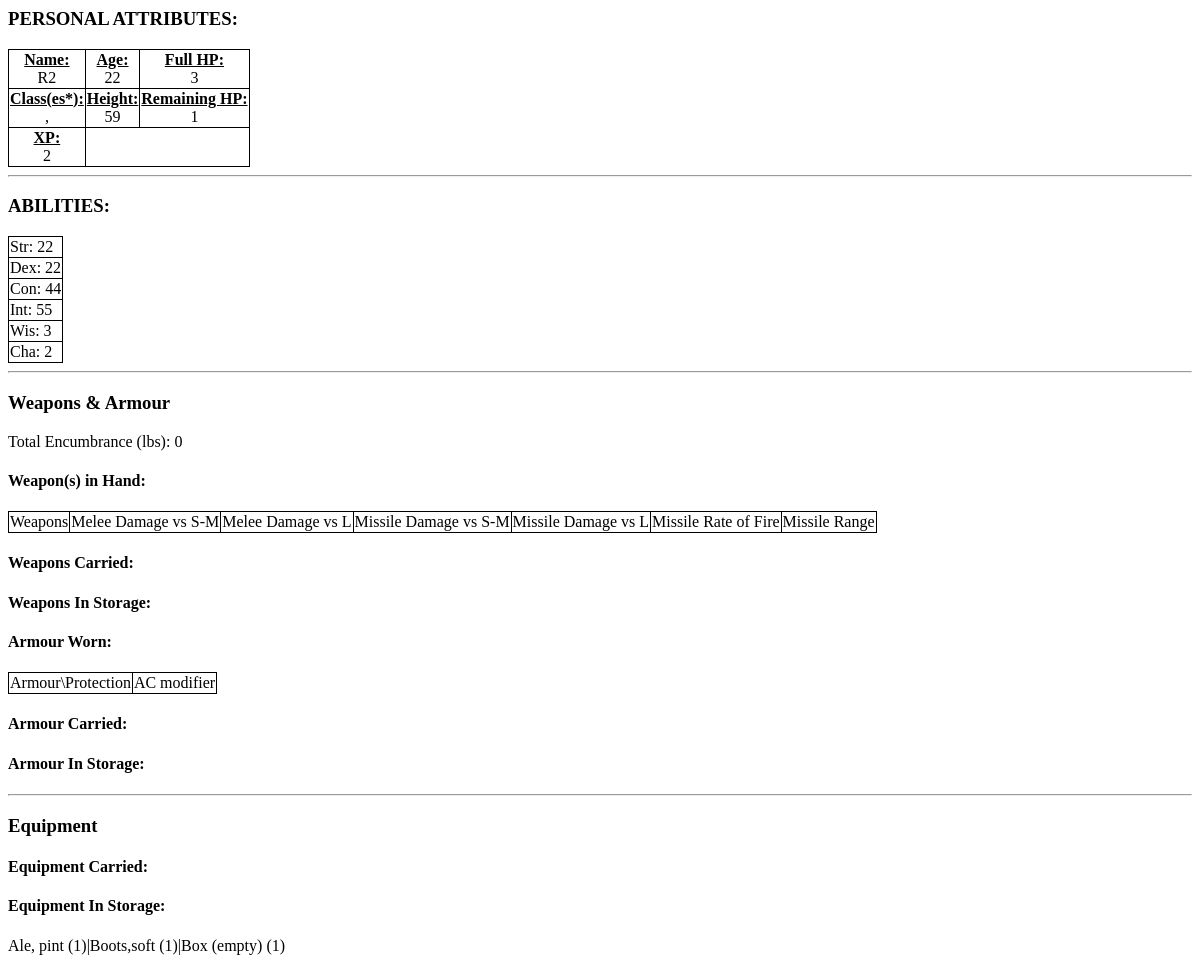
The app's page /osric_character_tools/charactersheet.php?CharacterId=46, older data.
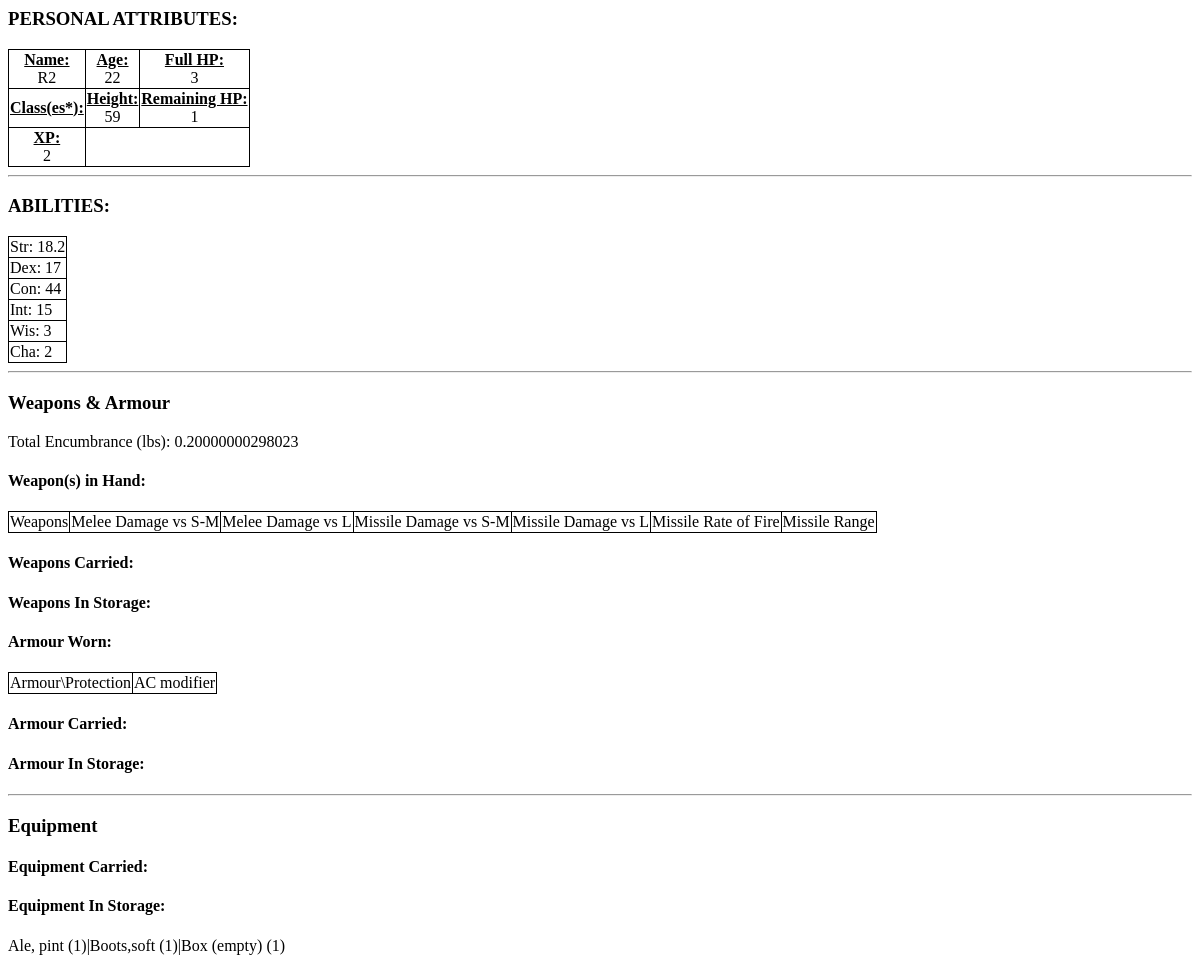
The same page, newer data.
### tables this page shows
CREATE TABLE IF NOT EXISTS `characters` (
  `CharacterName` varchar(255) NOT NULL,
  `CharacterGender` int(11) NOT NULL,
  `CharacterAge` float NOT NULL,
  `CharacterHeight` float NOT NULL,
  `CharacterWeight` float NOT NULL,
  `CharacterId` bigint(20) unsigned NOT NULL AUTO_INCREMENT,
  `CharacterAlignment` int(11) NOT NULL,
  `RaceId` bigint(20) NOT NULL,
  PRIMARY KEY (`CharacterId`)
);

CREATE TABLE IF NOT EXISTS `character_status` (
  `CharacterId` bigint(20) NOT NULL,
  `CharacterStatusArmourClass` int(11) NOT NULL,
  `CharacterStatusExperiencePoints` int(11) NOT NULL,
  `CharacterStatusFullHitPoints` int(11) NOT NULL,
  `CharacterStatusRemainingHitPoints` int(11) NOT NULL
);

CREATE TABLE IF NOT EXISTS `character_abilities` (
  `CharacterId` bigint(20) NOT NULL,
  `AbilityId` bigint(20) NOT NULL,
  `Value` float NOT NULL
);

CREATE TABLE IF NOT EXISTS `abilities` (
  `AbilityId` bigint(20) NOT NULL AUTO_INCREMENT,
  `AbilityLongName` varchar(32) NOT NULL,
  `AbilityShortName` varchar(8) NOT NULL,
  PRIMARY KEY (`AbilityId`)
);

CREATE TABLE IF NOT EXISTS `character_items` (
  `CharacterItemId` bigint(20) NOT NULL AUTO_INCREMENT,
  `CharacterId` bigint(20) NOT NULL,
  `ItemId` bigint(20) NOT NULL,
  `Quantity` int(11) NOT NULL,
  `ItemStatusId` int(11) NOT NULL DEFAULT '1',
  PRIMARY KEY (`CharacterItemId`)
);

CREATE TABLE IF NOT EXISTS `items` (
  `ItemName` varchar(64) DEFAULT NULL,
  `ItemEncumbrance` float NOT NULL,
  `ItemCost` float NOT NULL,
  `ItemId` bigint(20) unsigned NOT NULL AUTO_INCREMENT,
  UNIQUE KEY `ItemId` (`ItemId`)
);

### osric_character_tools/inc/OsricDb.php (called while the page is built, shortened)
<?php
class OsricDb
{
	protected $cxn;
	public function doInit($aHost,$aUser,$aPasswd)
	{
		$aDbname = "osric_db";
		$this->cxn = mysqli_connect($aHost,$aUser,$aPasswd,$aDbname) or die("Couldn't connect to server");
	}
	public function getCharacter($characterId)
	{
		if($characterId == -1)
		{
			$row['CharacterName'] = "Dummy";
			$row['CharacterGender'] = "1";
			$row['CharacterAge'] = "42";
			$row['CharacterHeight'] = "65";
		}
		else
		{
			$query = sprintf("SELECT * FROM characters WHERE CharacterId='%s'",$characterId);
			$result = mysqli_query($this->cxn,$query) or die("Couldn't execute query.");
			$row = mysqli_fetch_assoc($result);
		}
		return $row;
	}
	public function getCharacterClasses($characterId)
	{
		$query = sprintf("SELECT * FROM character_classes cc INNER JOIN classes c ON cc.ClassId = c.ClassId WHERE CharacterId='%s'",$characterId);
		$result = mysqli_query($this->cxn,$query) or die("Couldn't execute query: ".$query);
		for($classIds = array();$row = mysqli_fetch_assoc($result);$classIds[]=$row['ClassId']);
		return $classIds;
	}
	public function getCharacterAbilities($characterId)
	{
		$query = sprintf("SELECT * FROM character_abilities ca INNER JOIN abilities a on ca.AbilityId = a.AbilityId WHERE ca.CharacterId = '%s'",$characterId);
		$result = mysqli_query($this->cxn,$query) or die("Couldn't execute query: ".$query);
		for($result_set = array();$row = mysqli_fetch_assoc($result);$result_set[]=$row);
		return $result_set;
	}
	public function getCharacterStatus($characterId)
	{
		$query = sprintf("SELECT * FROM `character_status` WHERE CharacterId='%s'",$characterId);
		$result = mysqli_query($this->cxn,$query) or die("Couldn't execute query:".$query);
		$row = mysqli_fetch_assoc($result);
		return $row;
	}
	public function getTotalEncumbranceOnPerson($characterId)
	{
    $totalEncumbranceItemsCarried = osricdb_getTotalEncumbranceItemsCarried($this->cxn,$characterId);
    $totalEncumbranceCoinsCarried = osricdb_getTotalEncumbranceCoinsCarried($this->cxn,$characterId);
    $totalEncumbranceWeaponsOnPerson = osricdb_getTotalEncumbranceWeaponsOnPerson($this->cxn,$characterId);
    $totalEncumbranceArmourOnPerson = osricdb_getTotalEncumbranceArmourOnPerson($this->cxn,$characterId);
    $totalEncumbranceOnPerson = $totalEncumbranceItemsCarried + $totalEncumbranceCoinsCarried + $totalEncumbranceWeaponsOnPerson + $totalEncumbranceArmourOnPerson;
    return $totalEncumbranceOnPerson;
	}
	public function getCharacterItemsInStorage($characterId)
	{
		return $this->getCharacterItemsByStatus($characterId,"1");
	}
	private function getCharacterItemsByStatus($characterId,$itemStatusId)
	{
		$query = sprintf("SELECT * FROM character_items ci INNER JOIN items i ON ci.ItemId = i.ItemId WHERE ci.CharacterId = $characterId AND ci.ItemStatusId = '%s'",$itemStatusId);
		$result = mysqli_query($this->cxn,$query) or die("Couldn't execute query: ".$query);
		for($result_set = array();$row = mysqli_fetch_assoc($result);$result_set[]=$row);
		return $result_set;
	}
}
?>

### osric_character_tools/inc/characterInventory.inc (called while the page is built, shortened)
<?php
function osricdb_getTotalEncumbranceCoinsCarried($cxn, $characterId)
{
    $query = "SELECT SUM(e.TotalCoinEncumbrance) AS TotalEncumbrance FROM (SELECT (c.CoinEncumbranceInLbs * cc.Quantity) AS TotalCoinEncumbrance FROM character_coins cc INNER JOIN coins c ON cc.CoinId = c.CoinId WHERE cc.CharacterId = '{$characterId}' AND cc.ItemStatusId = '2') AS e";
    $result = mysqli_query($cxn,$query) or die("Couldn't execute query: ".$query);
    $row = mysqli_fetch_assoc($result);
    return $row['TotalEncumbrance'];
}
function osricdb_getTotalEncumbranceItemsCarried($cxn, $characterId)
{
	$query = "SELECT SUM(e.TotalItemEncumbrance) AS TotalEncumbrance FROM (SELECT (i.ItemEncumbrance * ci.Quantity) AS TotalItemEncumbrance FROM character_items ci INNER JOIN items i ON ci.ItemId = i.ItemId WHERE ci.CharacterId = '{$characterId}' AND ci.ItemStatusId = '2') AS e";
	$result = mysqli_query($cxn,$query) or die("Couldn't execute query: ".$query);
	$row = mysqli_fetch_assoc($result);
	return $row['TotalEncumbrance'];
}
function osricdb_getTotalEncumbranceWeaponsOnPerson($cxn, $characterId)
{
    $query = "SELECT SUM(e.TotalWeaponEncumbrance) AS TotalEncumbrance FROM (SELECT (w.WeaponEncumbranceInLbs * cw.Quantity) AS TotalWeaponEncumbrance FROM character_weapons cw INNER JOIN weapons w ON cw.WeaponId = w.WeaponId WHERE cw.CharacterId = '{$characterId}' AND (cw.EquipmentStatusId = '2' OR cw.EquipmentStatusId = '3')) AS e";
	$result = mysqli_query($cxn,$query) or die("Couldn't execute query: ".$query);
	$row = mysqli_fetch_assoc($result);
	return $row['TotalEncumbrance'];
}
function osricdb_getTotalEncumbranceArmourOnPerson($cxn, $characterId)
{
    $query = "SELECT SUM(e.TotalArmourEncumbrance) AS TotalEncumbrance FROM (SELECT (a.ArmourEncumbrance * ca.Quantity) AS TotalArmourEncumbrance FROM character_armour ca INNER JOIN armour a ON ca.ArmourId = a.ArmourId WHERE ca.CharacterId = '{$characterId}' AND (ca.EquipmentStatusId = '2' OR ca.EquipmentStatusId = '3')) AS e";
	$result = mysqli_query($cxn,$query) or die("Couldn't execute query: ".$query);
	$row = mysqli_fetch_assoc($result);
	return $row['TotalEncumbrance'];
}
?>

### osric_character_tools/charactersheet.php (the view, shortened to what this page needs)
<?php
$characterId = $_GET['CharacterId'];
include_once("./inc/characterInventory.inc");
require_once("./inc/OsricDb.php");
$myOsricDb = new OsricDb();
$myOsricDb->doInit($host,$user,$passwd);
$character = $myOsricDb->getCharacter($characterId);
$totalEncumbranceOnPerson = $myOsricDb->getTotalEncumbranceOnPerson($characterId);
$characterStatus = $myOsricDb->getCharacterStatus($characterId);
?>
<html>
<head>
<link rel="stylesheet" type="text/css" href="./css/class.css" />
</head>
<body>
<?php
echo "<h3 class='cs_section_title'>PERSONAL ATTRIBUTES:</h3>\n";
echo "<table id='CharacterAttributes'>\n";
echo "<tr><td><div class='clsCellLabel'>Name:</div><div class='clsCellValue'>{$character['CharacterName']}</div></td><td><div class='clsCellLabel'>Age:</div><div class='clsCellValue'>{$character['CharacterAge']}</div></td><td><div class='clsCellLabel'>Full HP:</div><div class='clsCellValue'>{$characterStatus['CharacterStatusFullHitPoints']}</div></td></tr>\n";
echo "<tr><td><div class='clsCellLabel'>Class(es*):</div><div class='clsCellValue'>";
$characterClasses = $myOsricDb->getCharacterClasses($characterId);
$num_rows = count($characterClasses);
for($i=0;$i<$num_rows;$i++)
{
    if($i > 0)
    {
        echo ",";
    }
}
echo "</div>";
echo "</td><td><div class='clsCellLabel'>Height:</div><div class='clsCellValue'>{$character['CharacterHeight']}</div></td><td><div class='clsCellLabel'>Remaining HP:</div><div class='clsCellValue'>{$characterStatus['CharacterStatusRemainingHitPoints']}</div></td></tr>\n";
echo "<tr><td><div class='clsCellLabel'>XP:</div><div class='clsCellValue'>{$characterStatus['CharacterStatusExperiencePoints']}</div></td></tr>";
echo "</table>\n";
echo "<hr/>\n";
$character_abilities = $myOsricDb->getCharacterAbilities($characterId);
echo "<h3 class='cs_section_title'>ABILITIES:</h3>\n";
$num_abilities = count($character_abilities);
echo "<table id='CharacterAbilities'>\n";
for($i=0;$i<$num_abilities;$i++)
{
    echo "<tr><td>{$character_abilities[$i]['AbilityShortName']}: {$character_abilities[$i]['Value']}</td></tr>\n";
}
echo "</table>\n";
echo "<hr/>\n";
echo "<h3>Weapons & Armour</h3>\n";
echo "<div id='TotalEncumbrance'>Total Encumbrance (lbs): {$totalEncumbranceOnPerson}</div>\n";
echo "<h4>Weapon(s) in Hand:</h4>\n";
echo "<table id='CharacterWeaponsInHand'>\n";
echo "<tr><td>Weapons</td><td>Melee Damage vs S-M</td><td>Melee Damage vs L</td><td>Missile Damage vs S-M</td><td>Missile Damage vs L</td><td>Missile Rate of Fire</td><td>Missile Range</td></tr>\n";
echo "</table>\n";
echo "<h4>Weapons Carried:</h4>\n";
echo "<h4>Weapons In Storage:</h4>\n";
echo "<h4>Armour Worn:</h4>\n";
echo "<table id='CharacterArmourWorn'>\n";
echo "<tr><td>Armour\\Protection</td><td>AC modifier</td></tr>\n";
echo "</table>\n";
echo "<h4>Armour Carried:</h4>\n";
echo "<h4>Armour In Storage:</h4>\n";
echo "<hr/>\n";
echo "<h3>Equipment</h3>\n";
echo "<h4>Equipment Carried:</h4>";
echo "<h4>Equipment In Storage:</h4>";
echo "<div id='CharacterEquipmentInStorage'>\n";
$character_items_in_storage = $myOsricDb->getCharacterItemsInStorage($characterId);
$num_rows = count($character_items_in_storage);
for($i=0;$i<$num_rows;$i++)
{
    $row = $character_items_in_storage[$i];
    if($i > 0)
    {
        echo "|";
    }
    echo "{$row['ItemName']}";
	echo "({$row['Quantity']})";
}
echo "</div>\n";
?>
</body>
</html>

### osric_character_tools/css/class.css (style rules this page uses)
table { border: 1px solid black; border-collapse: collapse; }
td { border-right: 1px solid black; border-bottom: 1px solid black; }
.clsCellValue { text-align: center; }
.clsCellLabel { text-align: center; font-weight: bold; text-decoration: underline; }

Row changes from the older to the newer data that the page shows:
changed character_abilities "Str": Value "22" → "18.2"
changed character_abilities "Dex": Value "22" → "17"
changed character_abilities "Int": Value "55" → "15"
Text that changed along with them:
$totalEncumbranceOnPerson: "0" → "0.20000000298023"
